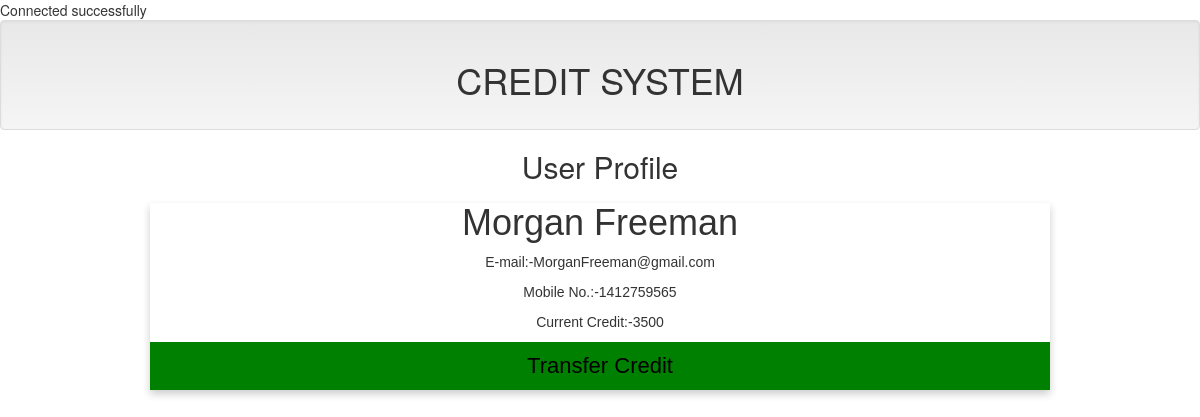
/card9.php, run on the app's committed database.
### tables this page shows
CREATE TABLE `name` (
  `ID` int(10) NOT NULL,
  `Name` varchar(15) NOT NULL,
  `E-mail` text NOT NULL,
  `Mobile No.` int(12) NOT NULL,
  `Credit` int(100) NOT NULL
);

### dbcon.php (called while the page is built, shortened)
<?php
$servername = "localhost";
$Name = "root";
$password = "";
$con = new mysqli($servername, $Name, $password, 'alluser');
  $query9 = " SELECT * FROM `name` WHERE `Name` = 'Morgan Freeman' ";
  $run9 = mysqli_query($con, $query9);
  $MorganFreeman = mysqli_fetch_assoc($run9);
  ?>

### card9.php (the view, shortened to what this page needs)
<?php
      include 'dbcon.php';
      include 'includes/header.php';
      ?>
<head>
<link rel="stylesheet" href="https://cdnjs.cloudflare.com/ajax/libs/font-awesome/4.7.0/css/font-awesome.min.css">
</head>
<body>
<h2 style="text-align:center">User Profile</h2>
<div class="card">
  <h1><?php echo $MorganFreeman['Name']; ?></h1>
        <p class="E-mail" title="E-mail">E-mail:-<?php echo $MorganFreeman['E-mail']; ?></p>
        <p class="Monile No.">Mobile No.:-<?php echo $MorganFreeman['Mobile No.']; ?></p>
        <p class="Current Credit">Current Credit:-<?php echo $MorganFreeman['Credit']; ?></p>
  <p><button type="button"> <a href="users/MorganFreeman.php">Transfer Credit</a></button></p>
</div>
</body>
</html>

### card9.php (style rules this page uses)
.card { box-shadow: 0 4px 8px 0 rgba(0, 0, 0, 0.2); max-width: 900px; margin: auto; text-align: center; font-family: arial; }
button { border: none; outline: 0; display: inline-block; padding: 8px; color: white; background-color: green; text-align: center; cursor: pointer; width: 100%; font-size: 18px; }
a { text-decoration: none; font-size: 22px; color: black; }

### data on the page
name: Name "Morgan Freeman", value "MorganFreeman@gmail.com", value "1412759565", Credit "3500"
